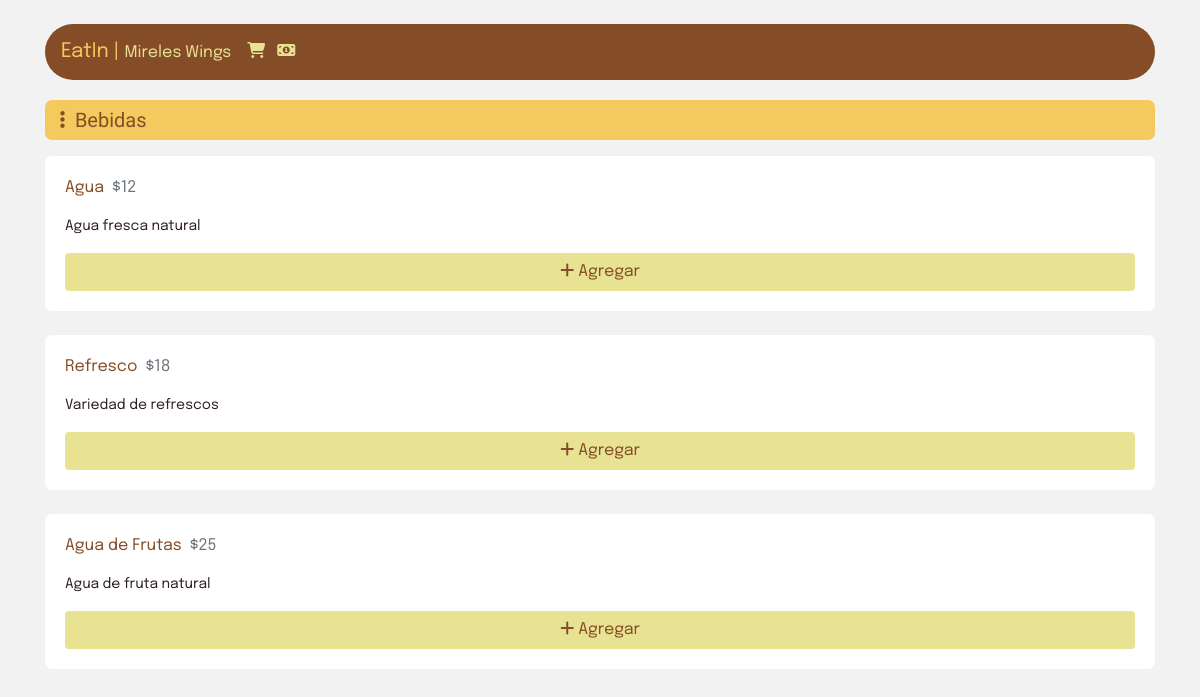
The page /seccion.php?s=bebidas on the database its author committed.
### tables this page shows
CREATE TABLE `menu` (
  `idplatillo` int(11) NOT NULL,
  `nombre_platillo` varchar(200) DEFAULT NULL,
  `costo` varchar(200) DEFAULT NULL,
  `descripcion` varchar(3000) NOT NULL,
  `categoria` varchar(200) DEFAULT NULL
);

### seccion.php (the view, shortened to what this page needs)
<?php
$conexion=mysqli_connect("localhost", "root", "", "eatin");
$sect = $_GET['s'];
$seccion = ucfirst($_GET['s']);
?>
<!DOCTYPE html>
<html>
<head>
	<link rel="stylesheet" href="https://stackpath.bootstrapcdn.com/bootstrap/4.5.2/css/bootstrap.min.css">
</head>
<body style="font-family: Epilogue; background-color: #f2f2f2; color: #2E1F27;">
	<div class="container fixed-top" style="background-color: transparent;">
		<div class="row">
			<div class="col">
				<br>
				<div class="navbar navbar-expand-lg navbar-dark" style="background-color: #854D27; border-radius: 999px;">
				  <a class="navbar-brand" href="index.php" style="font-family: Epilogue; color: white;"><font color="#F4C95D">EatIn |</font> <small style="color: #E7E393;">Mireles Wings</small></a>
				  <span class="navbar-text">
				  	  <a href="cart.php" style="color: #E7E393;"><i class="fa fa-shopping-cart"></i>&nbsp;&nbsp;</a>
				      <a href="pago.php" style="color: #E7E393;"><i class="fa fa-money"></i></a>
				  </span>
				</div>
			</div>
		</div>
		<br>
	</div>
	<div class="container"  style="padding-top: 100px;">
		<p style="font-family: News Cycle; padding: 5px 10px; font-size: 20px; background-color: #F4C95D; color: #854D27; border-radius: 7px;">&nbsp;<i class="fas fa-ellipsis-v"></i>&nbsp;&nbsp;<?php echo $seccion;?></p>
		<?php
        $sql="SELECT * FROM menu WHERE categoria = '$sect'";
        $result=mysqli_query($conexion,$sql);
        while($mostrar=mysqli_fetch_array($result)){ ?>
		<div class="row">
			<div class="col-12">
				<div class="card" style="border: none; border-radius: 7px;">
				  <div class="card-body">
				    <p style="font-family: Epilogue; color: #854D27;"><?php echo $mostrar['nombre_platillo'];?>&nbsp;<span class="text-muted"> $<?php echo $mostrar['costo'];?></span></p>
				    <p style="font-size: 14px;">
				    	<?php echo $mostrar['descripcion'];?>
				    </p>
				    <div class="row">
				    	<div class="col-12">
				    	<a href="agregar.php?id=<?php echo $mostrar['idplatillo'];?>" class="btn btn-block" style="background-color: #E7E393; color: #854D27"><i class="fas fa-plus" style="color: #854D27"></i> Agregar</a>
					    </div>
				    </div>
				  </div>
				</div>
			</div>
		</div>
		<br>
		<?php } ?>
	</div>
	<br>
</body>
</html>

### rows shown on the page
menu: nombre_platillo "Agua", costo "12", descripcion "Agua fresca natural"
menu: nombre_platillo "Refresco", costo "18", descripcion "Variedad de refrescos"
menu: nombre_platillo "Agua de Frutas", costo "25", descripcion "Agua de fruta natural"

### other values the page prints
$seccion "Bebidas"
